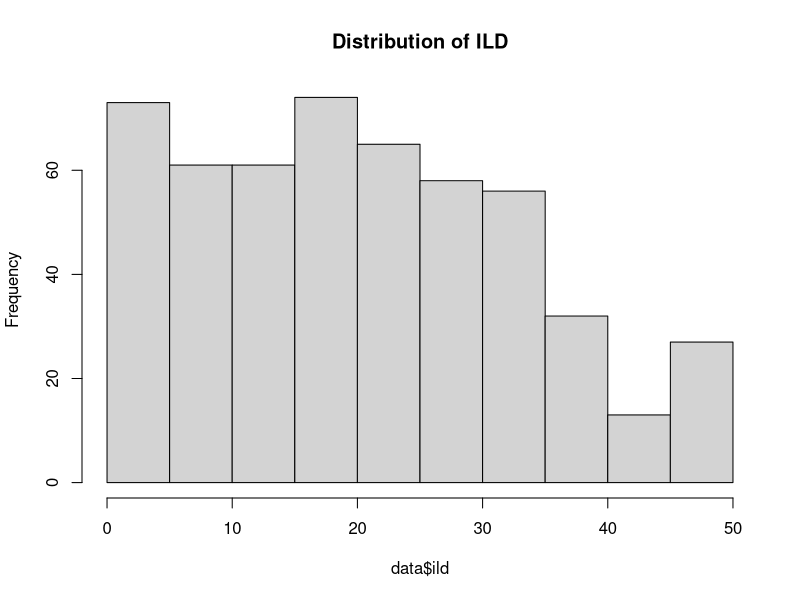
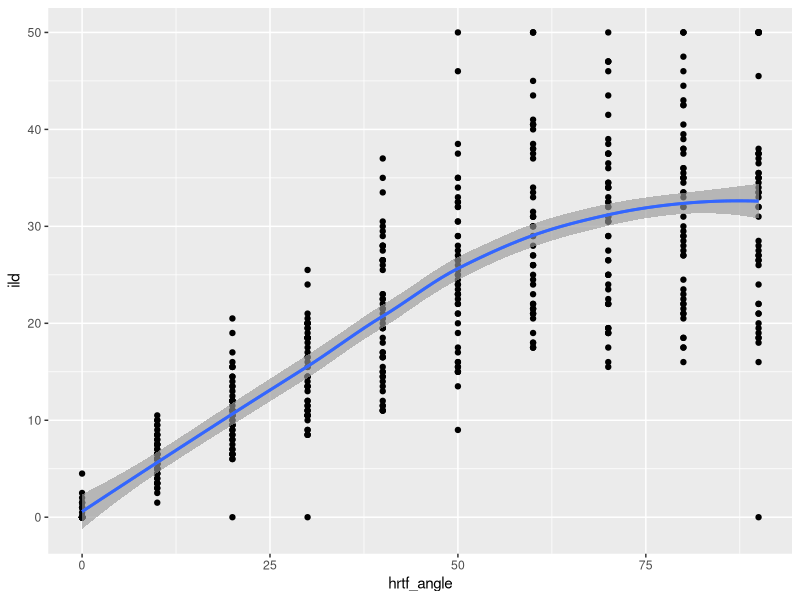

Generate these figures, in order, with R: (Note: this script raises an error after producing the figures.)
# IMPORT DATASET

data <- read.csv('example.csv')

#dont forget to type 'install.packages("dplyr")' if you dont have it installed already
library(dplyr)

# HISTOGRAM

hist(data$ild, breaks=10, main="Distribution of ILD")

# QPLOTS

library(ggplot2)

qplot(hrtf_angle, ild, data = data, geom = c("point", "smooth")) +
  geom_smooth()

# SHAPIRO SUBSET

df2 <- subset(data, hrtf_angle == "10")
shapiro.test(df2$ild)

# APPLY SHAPIRO TO EACH CONDITION

data %>%
  group_by(stimuli, hrtf_angle) %>%
  summarise(
    p.value = shapiro.test(ild)$p.value
  )
     

data %>%
  group_by(PolarPattern, Spacing) %>%
  summarise(
    p.value = shapiro.test(SpatialImpression)$p.value
  )
